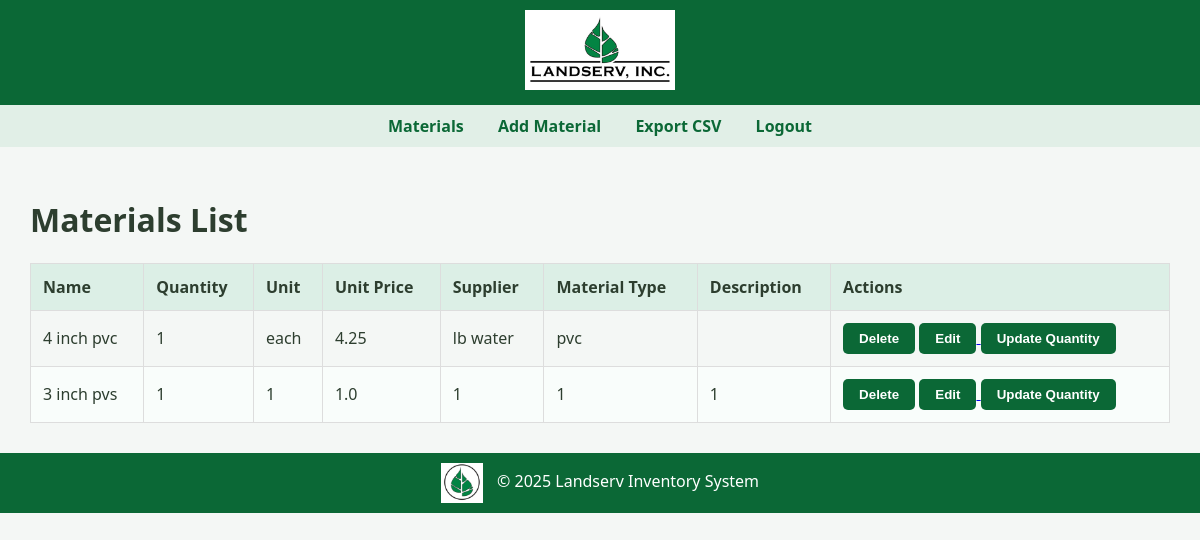
Page /materials (signed in) on the earlier database version.
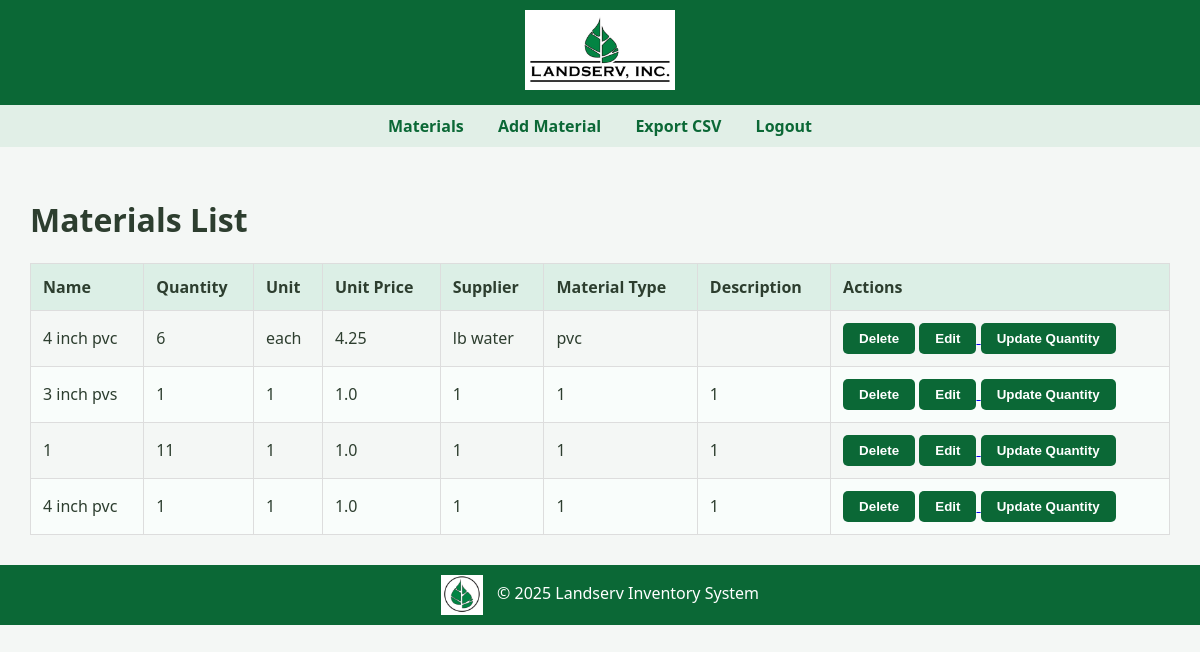
Same page on the later database version.
### tables this page shows
CREATE TABLE materials (
    id INTEGER PRIMARY KEY AUTOINCREMENT,
    name TEXT NOT NULL,
    quantity INTEGER NOT NULL,
    unit TEXT NOT NULL,
    unit_price REAL NOT NULL,
    supplier TEXT NOT NULL,
    material_type TEXT NOT NULL,
    description TEXT,
    user_id INTEGER,
    FOREIGN KEY (user_id) REFERENCES users(id)
);

### app.py (the view)
@app.route('/materials')
@login_required
def materials():
    conn = get_db_connection()
    materials = conn.execute('SELECT * FROM materials').fetchall()
    conn.close()
    return render_template('materials.html', materials=materials)

### app.py (called while the page is built)
@login_manager.user_loader
def load_user(user_id):
    conn = get_db_connection()
    user = conn.execute('SELECT * FROM users WHERE id = ?', (user_id,)).fetchone()
    conn.close()
    if user:
        return User(user['id'], user['name'], user['role'])
    return None

@app.context_processor
def inject_user():
    return dict(user=current_user)

@app.context_processor
def inject_year():
    return {'current_year': datetime.now().year}

def get_db_connection():
    conn = sqlite3.connect('database.db')
    conn.row_factory = sqlite3.Row
    return conn

### templates/materials.html
{% extends 'base.html' %}
{% block content %}
<h1>Materials List</h1>
<table>
  <thead>
    <tr>
      <th>Name</th>
      <th>Quantity</th>
      <th>Unit</th>
      <th>Unit Price</th>
      <th>Supplier</th>
      <th>Material Type</th>
      <th>Description</th>
      <th>Actions</th>
    </tr>
  </thead>
  <tbody>
    {% for material in materials %}
    <tr>
      <td>{{ material.name }}</td>
      <td>{{ material.quantity }}</td>
      <td>{{ material.unit }}</td>
      <td>{{ material.unit_price }}</td>
      <td>{{ material.supplier }}</td>
      <td>{{ material.material_type }}</td>
      <td>{{ material.description }}</td>
      <td>
        <form method="post" action="{{ url_for('delete_material', id=material.id) }}" style="display:inline;">
          <button type="submit">Delete</button>
        </form>
        <a href="{{ url_for('edit_material', id=material.id) }}">
          <button>Edit</button>
        </a>
        {% if current_user.role in ['admin', 'crew_leader', 'crew_member'] %}
        <a href="{{ url_for('update_quantity', id=material.id) }}">
          <button>Update Quantity</button>
        </a>
        {% endif %}
      </td>
    </tr>
    {% endfor %}
  </tbody>
</table>
{% endblock %}

### templates/base.html (shortened to what this page needs)
<!DOCTYPE html>
<html lang="en">
<head>
    <link rel="stylesheet" href="{{ url_for('static', filename='styles.css') }}">
</head>
<body>
    <header>
        <img src="{{ url_for('static', filename='photos/full_logo.png') }}" alt="Landserv Logo">
    </header>
    <nav>
        {% if current_user.is_authenticated %}
            <a href="{{ url_for('materials') }}">Materials</a>
            <a href="{{ url_for('add_material') }}">Add Material</a>
            <a href="{{ url_for('export_csv') }}">Export CSV</a>
            <a href="{{ url_for('logout') }}">Logout</a>
        {% else %}
            <a href="{{ url_for('login') }}">Login</a>
            <a href="{{ url_for('register') }}">Register</a>
        {% endif %}
    </nav>
    <main>
        {% block content %}{% endblock %}
    </main>
    <footer>
        <img src="{{ url_for('static', filename='photos/small_logo.png') }}" alt="Landserv Icon">
        &copy; {{ current_year }} Landserv Inventory System
    </footer>
</body>
</html>

### static/styles.css (style rules this page uses)
body { font-family: 'Segoe UI', Tahoma, Geneva, Verdana, sans-serif; margin: 0; padding: 0; background-color: #f4f7f5; color: #2d3e2f; }
header { background-color: #0B6836; text-align: center; padding: 10px 0; }
header img { max-height: 80px; }
nav { background-color: #e1efe7; text-align: center; padding: 10px 0; }
nav a { color: #0B6836; text-decoration: none; margin: 0 15px; font-weight: 600; }
main { padding: 30px; }
button, input[type="submit"], .btn { background-color: #0B6836; color: white; border: none; padding: 8px 16px; border-radius: 5px; cursor: pointer; font-weight: bold; }
table { width: 100%; border-collapse: collapse; margin-top: 20px; }
table th, table td { border: 1px solid #ddd; padding: 12px; text-align: left; }
table th { background-color: #dcefe6; color: #2d3e2f; }
table tr:nth-child(even) { background-color: #f9fdfb; }
footer { background-color: #0B6836; color: white; text-align: center; padding: 10px 0; }
footer img { height: 40px; vertical-align: middle; margin-right: 10px; }

Differences in the rows shown:
changed materials "each": quantity "1" → "6"
added materials: name "1", quantity "11", unit "1", unit_price "1.0", supplier "1", material_type "1", description "1"
added materials: name "4 inch pvc", quantity "1", unit "1", unit_price "1.0", supplier "1", material_type "1", description "1"
